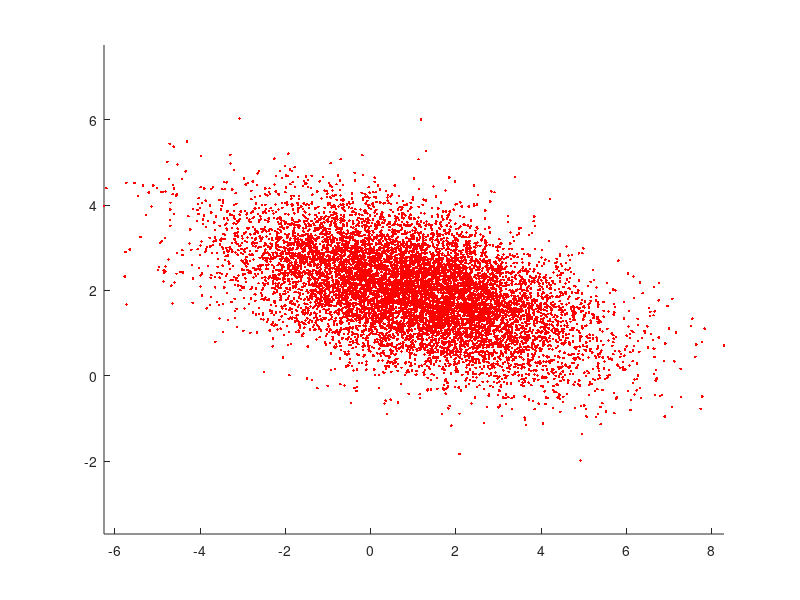

Source code (MATLAB):
% Example of error ellipse and Gaussian noise generation
addpath('./lib')

% Define distribution
mu = [1; 2];
S = [4 -1; -1 1];

% Generate samples
[SE, Se] = eig(S);
samples = SE * sqrt(Se) * randn(2, 10000);

% Create ellipse plots
figure(1);
clf;
hold on;
%error_ellipse(S,mu,0.5)
%error_ellipse(S,mu,0.99)
plot(mu(1) + samples(1,:),mu(2) + samples(2,:), 'r.')
axis equal
